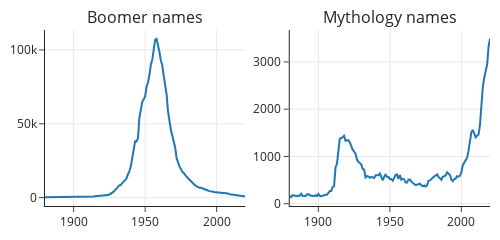

Notebook code for this chart:
### Markdown cell above
Now we can plot the popularity of `boomer` names and `mythology` names:

### Code cell
boomers = px.line(cate_counts.query('category == "boomer"'),
                  x='Year', y='Count')
myths = px.line(cate_counts.query('category == "mythology"'),
                x='Year', y='Count')

fig = left_right(boomers, myths, width=500, height=200,
                 subplot_titles=['Boomer names', 'Mythology names'])
margin(fig, t=30)
fig

### Figure 1 — Plotly figure (JSON) as saved in the notebook; plotly's stock layout.template omitted (floating-point values rounded to 4 significant figures; data arrays with more than 128 entries replaced by an {"elided": "..."} marker saying what was removed)
{"data": [{"hovertemplate": "Year=%{x}<br>Count=%{y}<extra></extra>", "legendgroup": "", "line": {"color": "#1F77B4", "dash": "solid"}, "marker": {"symbol": "circle"}, "mode": "lines", "name": "", "orientation": "v", "showlegend": false, "type": "scatter", "x": {"elided": "141 int values"}, "xaxis": "x", "y": {"elided": "141 int values"}, "yaxis": "y"}, {"hovertemplate": "Year=%{x}<br>Count=%{y}<extra></extra>", "legendgroup": "", "line": {"color": "#1F77B4", "dash": "solid"}, "marker": {"symbol": "circle"}, "mode": "lines", "name": "", "orientation": "v", "showlegend": false, "type": "scatter", "x": {"elided": "141 int values"}, "xaxis": "x2", "y": {"elided": "141 int values"}, "yaxis": "y2"}], "layout": {"annotations": [{"font": {"size": 16}, "showarrow": false, "text": "Boomer names", "x": 0.225, "xanchor": "center", "xref": "paper", "y": 1, "yanchor": "bottom", "yref": "paper"}, {"font": {"size": 16}, "showarrow": false, "text": "Mythology names", "x": 0.775, "xanchor": "center", "xref": "paper", "y": 1, "yanchor": "bottom", "yref": "paper"}], "height": 200, "margin": {"t": 30}, "width": 500, "xaxis": {"anchor": "y", "autorange": true, "domain": [0, 0.45], "range": [1880, 2020], "type": "linear"}, "xaxis2": {"anchor": "y2", "autorange": true, "domain": [0.55, 1], "range": [1880, 2020], "type": "linear"}, "yaxis": {"anchor": "x", "autorange": true, "domain": [0, 1], "range": [-5665.0, 113500.0], "type": "linear"}, "yaxis2": {"anchor": "x2", "autorange": true, "domain": [0, 1], "range": [-48.17, 3675.0], "type": "linear"}}}
